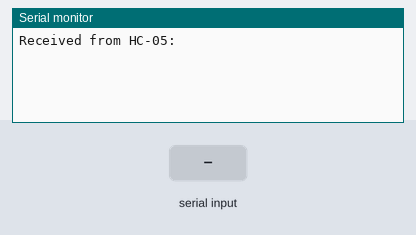
This sketch was run on a simulated Arduino Uno, built with avr-gcc and run on an emulated ATmega328P. Shown: the last lines printed to the serial monitor. The inputs (shaded band) are chosen by the test bench.

Above: at 1.2 s.
1.3 s: "1" received over the second serial link
At 2.5 s:
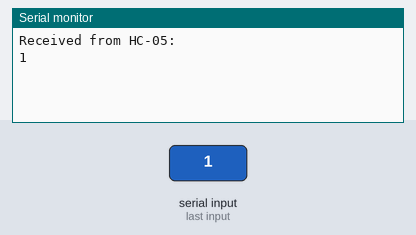
2.8 s: "0" received over the second serial link
At 3.6 s:
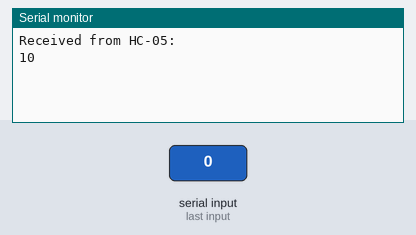

Measured:
- after the input at 1.3 s, the serial monitor: prints a new line at once (image 1)
- after the input at 2.8 s, the serial monitor: prints a new line at once (image 2)

The sketch:

BTtest.ino
```cpp
#include <SoftwareSerial.h>

SoftwareSerial BTSerial(2, 3); // RX, TX

void setup() {
// put your setup code here, to run once:
BTSerial.begin(38400);
Serial.begin(38400);
Serial.println("Received from HC-05: ");
}

void loop() {
// put your main code here, to run repeatedly:
if (BTSerial.available())
{
Serial.print((char)BTSerial.read());
}

if (Serial.available())
{
BTSerial.write(Serial.read());
}
}
```
